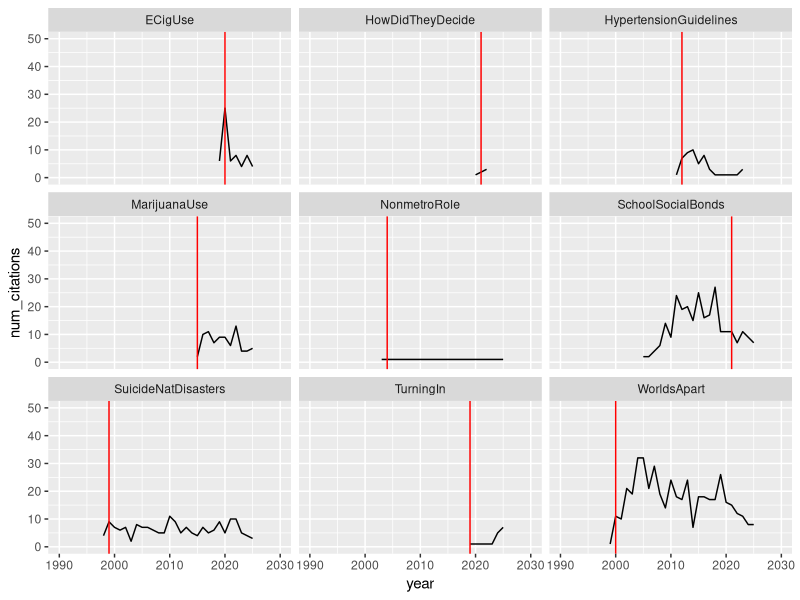
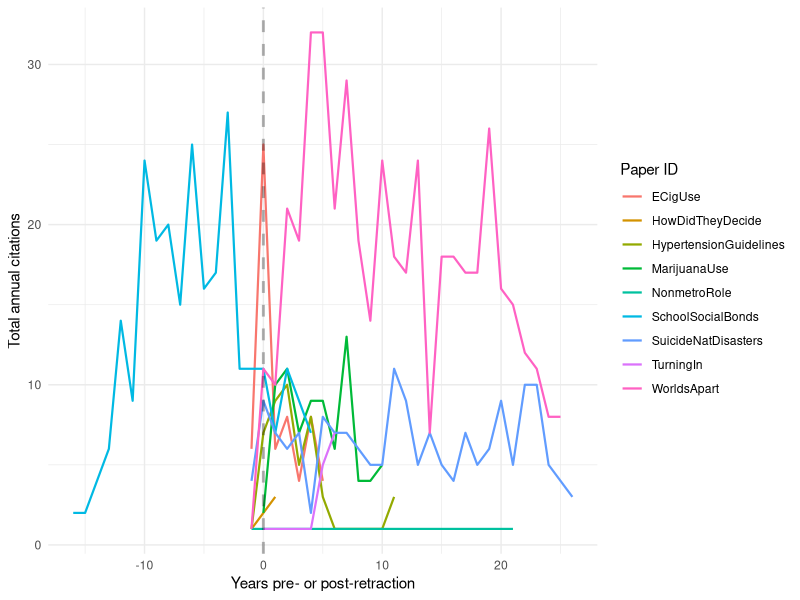
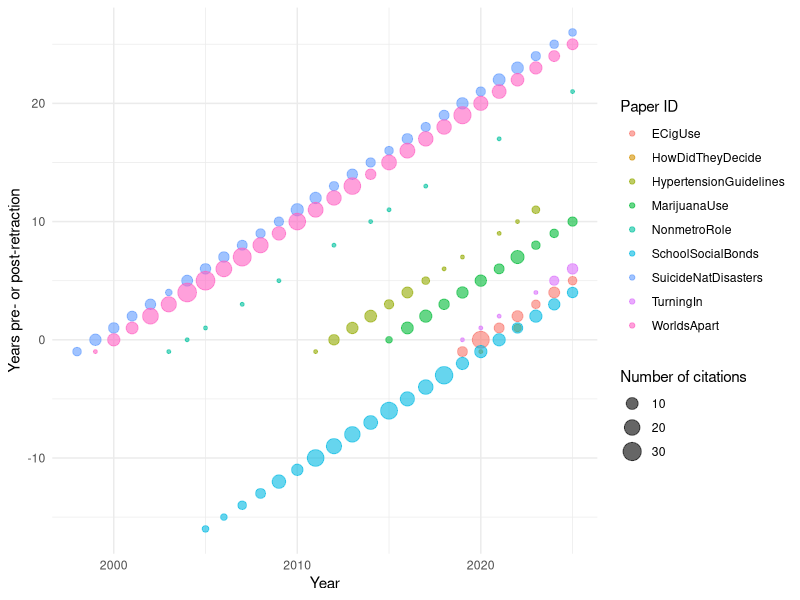
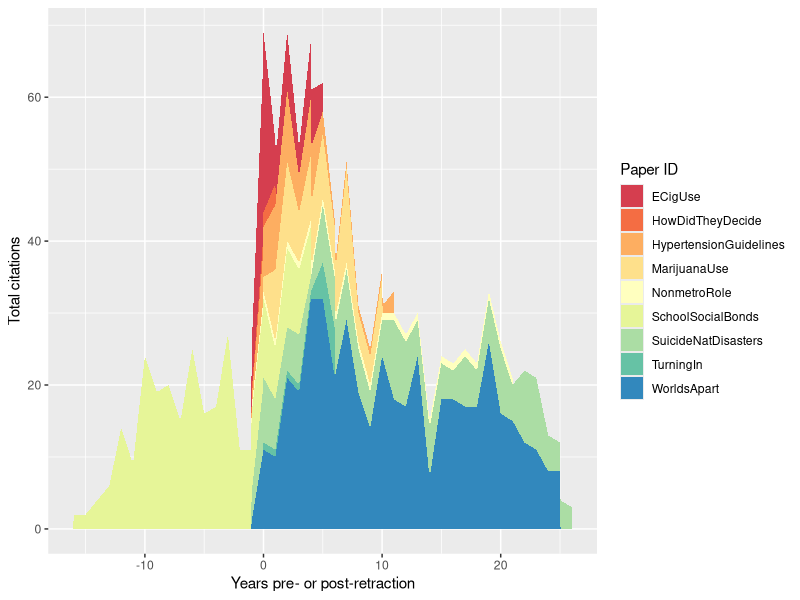

These figures' R source, in order:
## ---- chunk 1
library(tidyverse)
library(parallel)
library(lubridate)
library(RColorBrewer)

knitr::opts_chunk$set(echo = TRUE)
# setwd(...)

# load data
merged <- read_csv("merged.csv")
refs <- read_csv("citations/refs_merged.csv")
## ---- chunk 2
# add file id column to merged - TODO: move to dc/preprocessing file?
merged <- merged |> mutate(file.id = NA, .before = Title)

merged$file.id[which(merged$Title == 
  "Worlds Apart? The Reception of Genetically Modified Foods in Europe and the U.S."
  )] = "WorldsApart"
merged$file.id[which(merged$Title == 
  "Nonmetropolitan sex-role ideologies: A longitudinal study"
  )] = "NonmetroRole"
merged$file.id[which(merged$Title ==
  "School social bonds, school climate, and school misbehavior: A multilevel analysis"
  )] = "SchoolSocialBonds"
merged$file.id[which(merged$Title ==
  "Suicide after natural disasters"
  )] = "SuicideNatDisasters"
merged$file.id[which(merged$Title ==
  "Electronic cigarette use and myocardial infarction among adults in the US Population Assessment of Tobacco and Health"
  )] = "ECigUse"
merged$file.id[which(merged$Title ==
  "The verdict is in: How did they decide? Using drivers' self-reported data to understand officers' decision making during traffic stop encounters"
  )] = "HowDidTheyDecide"
merged$file.id[which(merged$Title ==
  "Chronic adolescent marijuana use as a risk factor for physical and mental health problems in young adult men"
  )] = "MarijuanaUse"
merged$file.id[which(merged$Title ==
  "Tuning in, not turning out: Evaluating the impact of ethnic television on political participation"
  )] = "TurningIn"
merged$file.id[which(merged$Title ==
  "Implications of new hypertension guidelines in the United States"
  )] = "HypertensionGuidelines"

# add retraction dates to refs
refs <- refs |> mutate(ret.date = NA, .after = year)

for (r in 1:nrow(refs)) {
  ix = which(refs$filepath[r] == merged$file.id)
  refs$ret.date[r] = merged$RetractionDate[ix]
}

# add retraction years to refs
refs <- refs |> mutate(ret.year = NA, .after = ret.date)

for (r in 1:nrow(refs)) {
  ix = which(refs$filepath[r] == merged$file.id)
  refs$ret.year[r] = merged$RetractionYear[ix]
}

# number of citations per paper
refs |> group_by(filepath) |> count()

# number of citations per paper by year
refsbyyear <- refs |> group_by(filepath, year, ret.year) |>
  summarise(num_citations = n())
(head(refsbyyear, 20))
## ---- chunk 3
# plot citations by year
refsbyyear |> 
  group_by(filepath) |>
  ggplot(aes(x = year, y = num_citations)) +
    geom_line() +
    geom_vline(aes(xintercept = ret.year), colour = "red") +
    xlim(1990, 2030) +
    ylim(0, 50) +
    facet_wrap(~filepath)

## ---- chunk 4
refsbyyear |> group_by(filepath, year <= ret.year) |>
  count()
## ---- chunk 5
# create flag
refs <- refs |> mutate(ref.same.year = (year == ret.year))

# number citing papers retracted during the publication year
refs |> group_by(ref.same.year) |> summarise(n())

# number with available publication date
refs |> group_by(ref.same.year, !is.na(pub.date)) |> summarise(n())
## ---- chunk 6
# setwd(...)

# refs |> filter(ref.same.year == TRUE) |>
#   select(title, authors.list, year, pub.date, doi) |>
#   write.csv(file = "refs_same_year.csv")

# manually pull and add dates to sheet, export to CSV

# Searched on WOS and Scopus. Could typically find data on WOS 
# directly, on Scopus, viewed article page on Publisher
# website or on Proquest/SagePub/EBSCOHost through UM library
## ---- chunk 7
# read edited file into new df
refs_manual <- read.csv("refs_same_year_final.csv")
## ---- chunk 8
month.names <- c(
  'JAN' = 1,
  'FEB' = 2,
  'MAR' = 3,
  'APR' = 4,
  'MAY' = 5,
  'JUN' = 6,
  'JUL' = 7,
  'AUG' = 8,
  'SEP' = 9,
  'OCT' = 10,
  'NOV' = 11,
  'DEC' = 12
)

get.date <- function(datestr) {
  # split into vector of (MONTH, [DAY], YEAR)
  datevec = str_split(datestr, pattern = '\\s') |> unlist()
  
  # convert year, month to numeric
  # check for date, if yes, convert to numeric
  year = datevec[length(datevec)]
  month = month.names[datevec[1]] |> unname()
  day = ifelse(length(datevec) > 2, datevec[2], NA)
  
  return(c(year, month, day))
}

refs$pub.year = numeric(nrow(refs))
refs$pub.month = numeric(nrow(refs))
refs$pub.day = numeric(nrow(refs))

for (r in 1:nrow(refs)) {
  # if pub.date data is provided, use get.date function
  if (!is.na(refs$pub.date[r])) {
    datevec = get.date(refs$pub.date[r])
    refs$pub.year[r] = ifelse(refs$year[r] == datevec[1],
                              refs$year[r],
                              datevec[1])
    refs$pub.month[r] = datevec[2]
    refs$pub.day[r] = datevec[3]
  }
  # if pub.date is not provided, use manually pulled data if available
  else {
    # check if doi is available
    if (!is.na(refs$doi[r])) {
      ix = which(refs$doi[r] == refs_manual$doi)
    }
    # else compare titles, publication years for match
    else {
      ix = which((refs$title[r] == refs_manual$title) &
                   (refs$year[r] == refs_manual$year))
    }
    
    # check whether replacement exists
    if (length(ix) == 0) {
      # if not, re-use refs$year, insert NAs for month/day
      refs$pub.year[r] = refs$year[r]
      refs$pub.month[r] = NA
      refs$pub.day[r] = NA
    }
    # if so, replace
    else {
      refs$pub.year[r] = refs_manual$pub.year.manual[ix]
      refs$pub.month[r] = refs_manual$pub.month.manual[ix]
      refs$pub.day[r] = refs_manual$pub.date.manual[ix]
    }
  }
}
## ---- chunk 9
# add retraction months to refs
refs <- refs |> mutate(
  ret.month = mdy_hm(ret.date) %>% month(),
  .after = ret.year
)

# add retraction date specifically to refs
refs <- refs |> mutate(
  ret.day = mdy_hm(ret.date) %>% mday(),
  .after = ret.month
)

# number citing papers retracted during the publication month
refs |> group_by((year == ret.year) & (pub.month == ret.month)) |> summarise(n())
## ---- chunk 10
refs |> group_by(filepath, ((year < ret.year) | ((year == ret.year) & (pub.month < ret.month)))) |> 
  count()
## ---- chunk 11
refs <- refs |> mutate(pub.year.norm = year - ret.year)


refs |> group_by(filepath, pub.year.norm) |>
  count() |>
  ggplot(aes(x = pub.year.norm, y = n, color = filepath)) +
    geom_line(linewidth = 0.75) +
    geom_vline(aes(xintercept = 0), linewidth = 1, linetype = "dashed",
               color = "black", alpha = 0.3) +
    labs(x = "Years pre- or post-retraction", y = "Total annual citations",
         color = "Paper ID") +
    theme_minimal()
## ---- chunk 12
refs |> group_by(filepath, year, pub.year.norm) |>
  count() |>
  ggplot(aes(x = year, y = pub.year.norm, size = n, colour = filepath)) +
    geom_point(alpha = 0.6) +
    labs(x = "Year", y = "Years pre- or post-retraction",
         size = "Number of citations", colour = "Paper ID") +
    theme_minimal()
## ---- chunk 13
refs |> group_by(filepath, year, pub.year.norm) |>
  count() |>
  ggplot(aes(x = pub.year.norm, y = n, fill = filepath)) +
  geom_area() +
  scale_fill_brewer(palette = "Spectral") +
  labs(x = "Years pre- or post-retraction",
       y = "Total citations",
       fill = "Paper ID")
  

## ---- chunk 14
